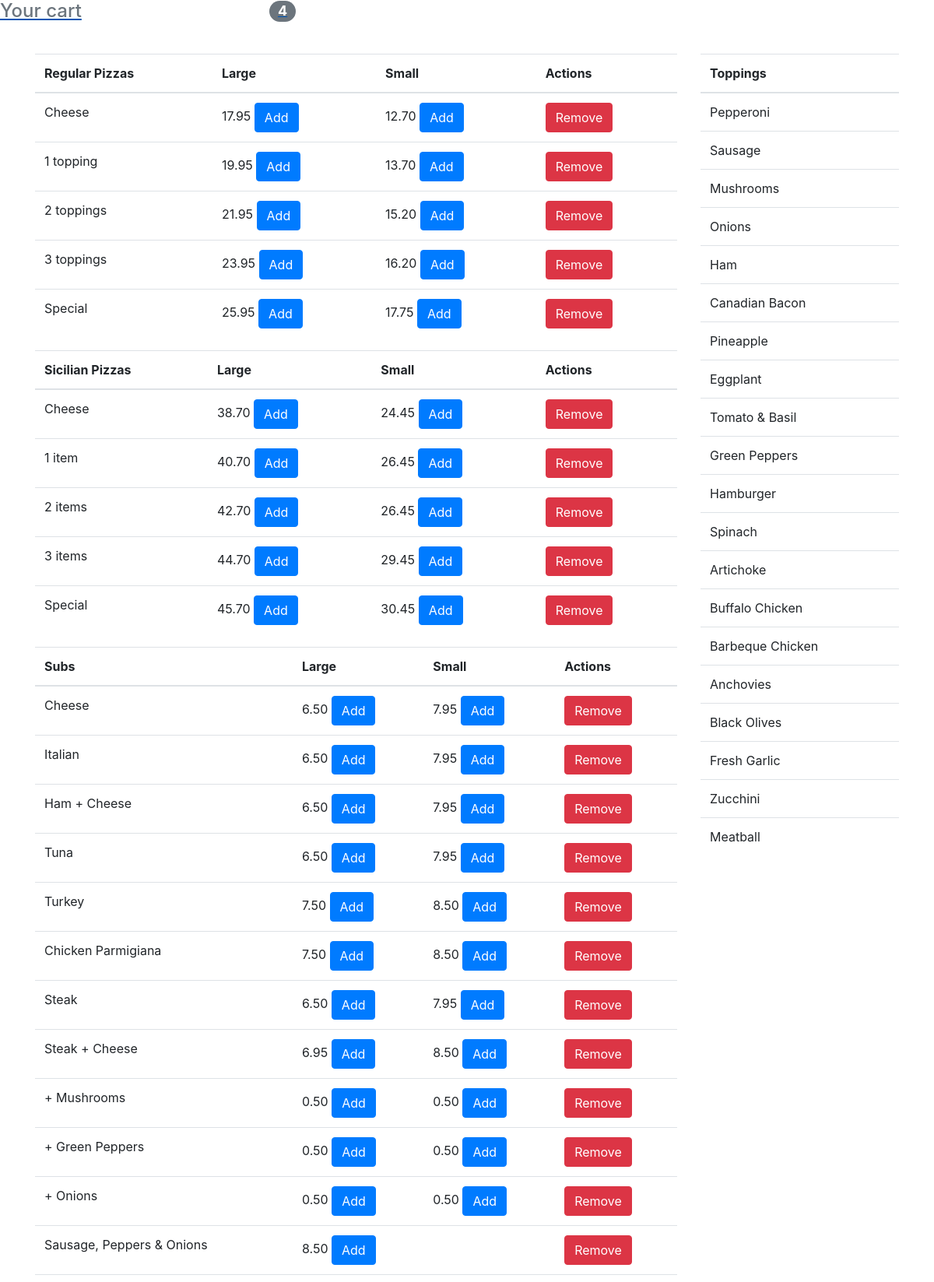
The app's page / (signed in, upper part) with its own data.
### orders/models.py (models this page shows, shortened)
class Order(models.Model):
	user = models.ForeignKey(settings.AUTH_USER_MODEL, on_delete=models.CASCADE)
	items = models.ManyToManyField(OrderItem)
	start_date = models.DateTimeField(auto_now_add = True)
	ordered_date = models.DateTimeField
	ordered = models.BooleanField(default=False)

class Item(models.Model):
	title = models.CharField(max_length=100)
	price = models.DecimalField(max_digits=4, decimal_places=2, blank=True, null=True)
	price_small = models.DecimalField(max_digits=4, decimal_places=2, blank=True, null=True)
	has_sizes = models.BooleanField(default=False)
	category = models.CharField(choices=CATEGORY_CHOICES, max_length=2)
	label = models.CharField(choices=LABEL_CHOICES, max_length=1, default='P')
	slug = models.SlugField()
	slug_small = models.SlugField()
	def get_add_to_cart_url(self):
		return reverse("add-to-cart", kwargs={
			'slug': self.slug
		})
	def get_add_small_to_cart_url(self):
		return reverse("add-small-to-cart", kwargs={
			'slug_small': self.slug_small
		})
	def get_remove_from_cart_url(self):
		return reverse("remove-from-cart", kwargs={
			'slug': self.slug
		})

### orders/views.py (the view)
# urls.py: path('', index, name="index"),
def index(request):
	if not request.user.is_authenticated:
		return HttpResponseRedirect(reverse('login'))
	context = {
		'user': request.user,
		'regular_pizzas': Item.objects.filter(category='RP'),
        'sicilian_pizzas': Item.objects.filter(category='SP'),
        'toppings': Item.objects.filter(category='T'),
        'subs': Item.objects.filter(category='S'),
        'pastas': Item.objects.filter(category='P'),
        'dinner_platters': Item.objects.filter(category='D'),
        'salads': Item.objects.filter(category='Sa'),
	}
	return render(request, "orders/index.html", context)

### orders/templatetags/cart_template_tags.py (called while the page is built)
@register.filter
def cart_item_count(user):
    if user.is_authenticated:
        qs = Order.objects.filter(user=user, ordered=False)
        if qs.exists():
            return qs[0].items.count()
    return 0

### orders/templates/orders/index.html (shortened to what this page needs)
{% extends "orders/base.html" %}
{% load cart_template_tags %}
{% block side %}
    <a href="{% url 'order-summary' %}">
        <h4 class="d-flex justify-content-between align-items-center mb-3">
            <span class="text-muted">Your cart</span>
            <span class="badge badge-secondary badge-pill">{{ request.user|cart_item_count }}</span>
        </h4>
    </a>
{% endblock %}
{% block toppings %}
    <div class="table-responsive">
        <table class="table">
            <thead>
                <tr>
                    <th scope="col">Toppings</th>
                </tr>
            </thead>
            <tbody>
            {% for item in toppings %}
                <tr>
                    <td><span class="item-item item-title">{{ item.title }}</span></td>
                </tr>
            {% endfor %}
            </tbody>
        </table>
      </div>
{% endblock %}
{% block main %}
    <div class="table-responsive">
        <table class="table">
            <thead>
                <tr>
                    <th scope="col">Regular Pizzas</th>
                    <th scope="col">Large</th>
                    <th scope="col">Small</th>
                    <th scope="col">Actions</th>
                </tr>
            </thead>
            <tbody>
            {% for item in regular_pizzas %}
                <tr>
                    <td><span class="item-item item-title">{{ item.title }}</span></td>
                    <td>
                        <span class="item-item item-price">{{ item.price }}</span>
                        <a href="{{ item.get_add_to_cart_url }}" class="btn btn-primary btn-md my-0 p">
                            Add
                        </a>
                    </td>
                    <td>
                    {% if item.price_small %}
                        <span class="item-item item-price">{{ item.price_small }}</span>
                        <a href="{{ item.get_add_small_to_cart_url }}" class="btn btn-primary btn-md my-0 p">
                            Add
                        </a>
                    {% endif %}
                    </td>
                    <td><a href="{{ item.get_remove_from_cart_url }}" class="btn btn-danger btn-md my-0 p">
                        Remove
                    </a></td>
                </tr>
            {% endfor %}
             </tbody>
        </table>
      </div>
    <div class="table-responsive">
        <table class="table">
            <thead>
                <tr>
                    <th scope="col">Sicilian Pizzas</th>
                    <th scope="col">Large</th>
                    <th scope="col">Small</th>
                    <th scope="col">Actions</th>
                </tr>
            </thead>
            <tbody>
            {% for item in sicilian_pizzas %}
                <tr>
                    <td><span class="item-item item-title">{{ item.title }}</span></td>
                    <td>
                        <span class="item-item item-price">{{ item.price }}</span>
                        <a href="{{ item.get_add_to_cart_url }}" class="btn btn-primary btn-md my-0 p">
                            Add
                        </a>
                    </td>
                    <td>
                    {% if item.price_small %}
                        <span class="item-item item-price">{{ item.price_small }}</span>
                        <a href="{{ item.get_add_small_to_cart_url }}" class="btn btn-primary btn-md my-0 p">
                            Add
                        </a>
                    {% endif %}
                    </td>
                    <td><a href="{{ item.get_remove_from_cart_url }}" class="btn btn-danger btn-md my-0 p">
                        Remove
                    </a></td>
                </tr>
            {% endfor %}
            </tbody>
        </table>
    </div>
    <div class="table-responsive">
        <table class="table">
            <thead>
                <tr>
                    <th scope="col">Subs</th>
                    <th scope="col">Large</th>
                    <th scope="col">Small</th>
                    <th scope="col">Actions</th>
                </tr>
            </thead>
            <tbody>
            {% for item in subs %}
                <tr>
                    <td><span class="item-item item-title">{{ item.title }}</span></td>
                    <td>
                        <span class="item-item item-price">{{ item.price }}</span>
                        <a href="{{ item.get_add_to_cart_url }}" class="btn btn-primary btn-md my-0 p">
                            Add
                        </a>
                    </td>
                    <td>
                    {% if item.price_small %}
                        <span class="item-item item-price">{{ item.price_small }}</span>
                        <a href="{{ item.get_add_small_to_cart_url }}" class="btn btn-primary btn-md my-0 p">
                            Add
                        </a>
                    {% endif %}
                    </td>
                    <td><a href="{{ item.get_remove_from_cart_url }}" class="btn btn-danger btn-md my-0 p">
                        Remove
                    </a></td>
                </tr>
            {% endfor %}
            </tbody>
        </table>
      </div>
{% endblock %}

### records on screen
Item: title "Cheese", price "17.95", price_small "12.70"
Item: title "1 topping", price "19.95", price_small "13.70"
Item: title "2 toppings", price "21.95", price_small "15.20"
Item: title "3 toppings", price "23.95", price_small "16.20"
Item: title "Special", price "25.95", price_small "17.75"
Item: title "Cheese", price "38.70", price_small "24.45"
Item: title "1 item", price "40.70", price_small "26.45"
Item: title "2 items", price "42.70", price_small "26.45"
Item: title "3 items", price "44.70", price_small "29.45"
Item: title "Special", price "45.70", price_small "30.45"
Item: title "Cheese", price "6.50", price_small "7.95"
Item: title "Italian", price "6.50", price_small "7.95"
Item: title "Ham + Cheese", price "6.50", price_small "7.95"
Item: title "Tuna", price "6.50", price_small "7.95"
Item: title "Turkey", price "7.50", price_small "8.50"
Item: title "Chicken Parmigiana", price "7.50", price_small "8.50"
Item: title "Steak", price "6.50", price_small "7.95"
Item: title "Steak + Cheese", price "6.95", price_small "8.50"
Item: title "+ Mushrooms", price "0.50", price_small "0.50"
Item: title "+ Green Peppers", price "0.50", price_small "0.50"
Item: title "+ Onions", price "0.50", price_small "0.50"
Item: title "Sausage, Peppers & Onions", price "8.50"
Item: title "Pepperoni"
Item: title "Sausage"
Item: title "Mushrooms"
Item: title "Onions"
Item: title "Ham"
Item: title "Canadian Bacon"
Item: title "Pineapple"
Item: title "Eggplant"
Item: title "Tomato & Basil"
Item: title "Green Peppers"
Item: title "Hamburger"
Item: title "Spinach"
Item: title "Artichoke"
Item: title "Buffalo Chicken"
Item: title "Barbeque Chicken"
Item: title "Anchovies"
Item: title "Black Olives"
Item: title "Fresh Garlic"
Item: title "Zucchini"
Item: title "Meatball"

### other values on screen
{{ request.user|cart_item_count }} "4"
